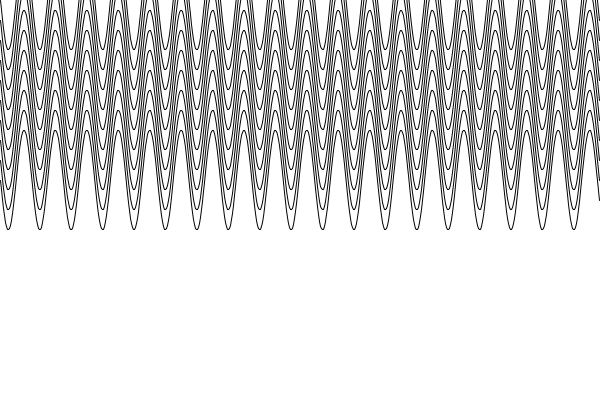
Frame 1 (no input)
Frame 60 (the mouse pressed at the canvas centre just before this capture): identical to frame 1, image omitted
Frame 120 (the mouse held since frame 60 and released just before this capture): identical to frame 1, image omitted

The Processing sketch that drew this single still picture (run headless with seeded random() and noise(); from frame 60 on, the mouse is pressed at the canvas centre):

// Processing sketch: image_input
// ── image_input.pde
int numWaves = 10;
float waveSpacing = 20;
float amplitude = 50;
float frequency = 0.2;

void setup() {
  size(600, 400);
  background(255);
  stroke(0);
  noFill();
  
  for (int i = 0; i < numWaves; i++) {
    float yOffset = i * waveSpacing;
    beginShape();
    for (float x = 0; x < width; x++) {
      float y = yOffset + amplitude * sin(frequency * x);
      vertex(x, y);
    }
    endShape();
  }
  
  save("wave.jpg");
}

void draw() {
  // No continuous drawing needed
}
